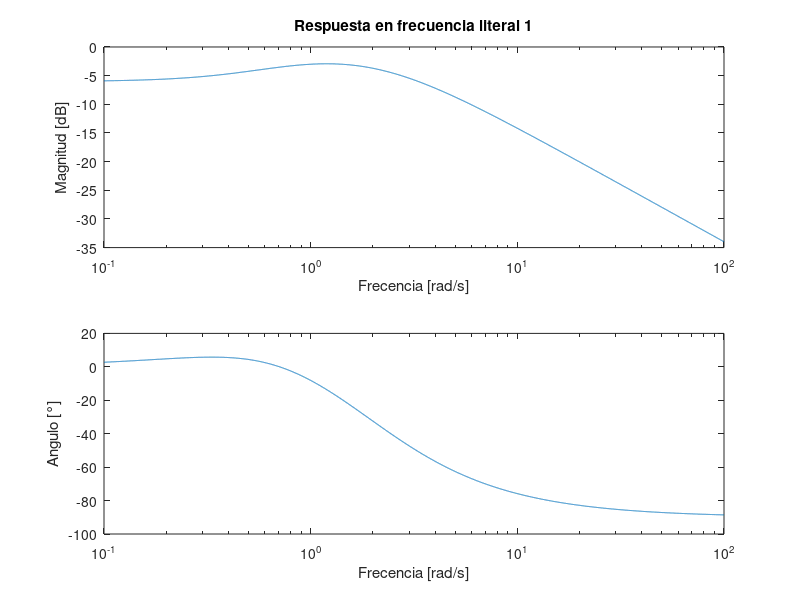
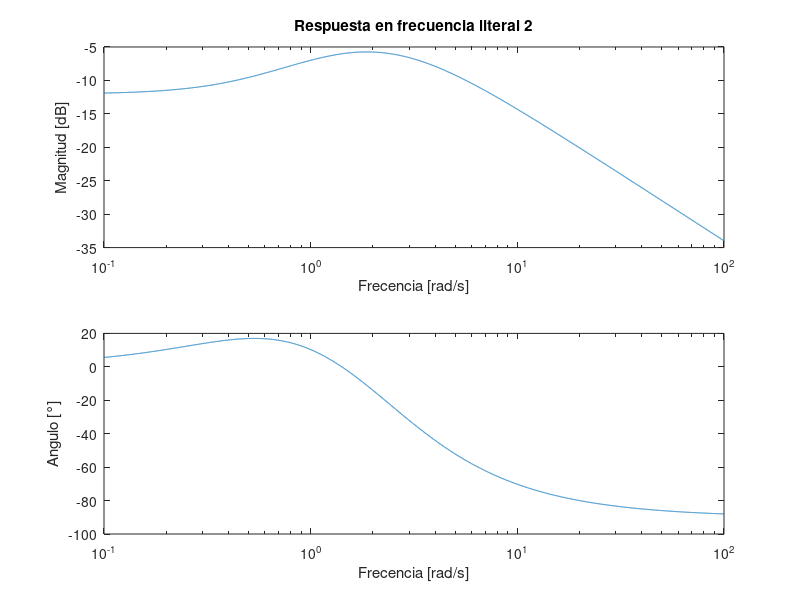

Reproduce these figures in MATLAB, in order.
%% Ejercicio 1
    %literal 1
s=tf('s');
H=(2*s+1)/(s^2+3*s+2);%Función de tranferencia

w=logspace(-1,2,10000);
magH=10*log10(1+4.*w.^2)-10*log10((2-w.^2).^2+9.*w.^2);%función de magnitud
Hw=(2*i.*w+1)./(-w.^2+3*i.*w+2);
figure
subplot(2,1,1)
semilogx(w,magH);
title('Respuesta en frecuencia literal 1')
xlabel('Frecencia [rad/s]')
ylabel('Magnitud [dB]')
subplot(2,1,2)
semilogx(w,180*angle(Hw)/pi);
xlabel('Frecencia [rad/s]')
ylabel('Angulo [°]')

    %literal 2
s=tf('s');
H2=(2*s+1)/(s^2+4*s+4);%Función de tranferencia

w=logspace(-1,2,10000);
magH2=10*log10(1+4.*w.^2)-10*log10((4-w.^2).^2+16.*w.^2);%función de magnitud
Hw2=(2*i.*w+1)./(-w.^2+4*i.*w+4);
figure
subplot(2,1,1)
semilogx(w,magH2);
title('Respuesta en frecuencia literal 2')
xlabel('Frecencia [rad/s]')
ylabel('Magnitud [dB]')
subplot(2,1,2)
semilogx(w,180*angle(Hw2)/pi);
xlabel('Frecencia [rad/s]')
ylabel('Angulo [°]')
